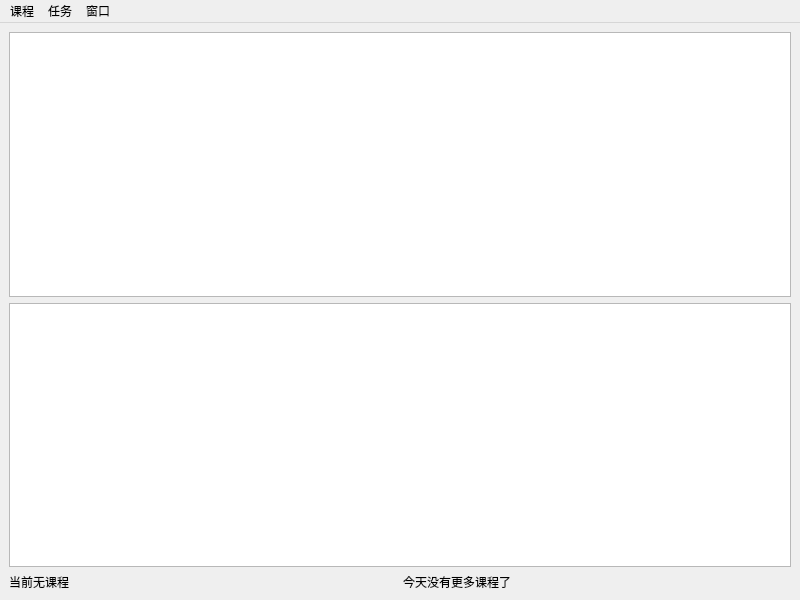
<?xml version="1.0" encoding="UTF-8"?>
<ui version="4.0">
 <class>MainWindow</class>
 <widget class="QMainWindow" name="MainWindow">
  <property name="geometry">
   <rect>
    <x>0</x>
    <y>0</y>
    <width>800</width>
    <height>600</height>
   </rect>
  </property>
  <property name="windowTitle">
   <string>课程与任务管理系统</string>
  </property>
  <widget class="QWidget" name="centralWidget">
   <layout class="QVBoxLayout" name="verticalLayout">
    <item>
     <widget class="QTableWidget" name="courseTable"/>
    </item>
    <item>
     <widget class="QTableWidget" name="taskTable"/>
    </item>
    <item>
     <layout class="QHBoxLayout" name="horizontalLayout">
      <item>
       <widget class="QLabel" name="currentCourseLabel">
        <property name="text">
         <string>当前无课程</string>
        </property>
       </widget>
      </item>
      <item>
       <widget class="QLabel" name="nextCourseLabel">
        <property name="text">
         <string>今天没有更多课程了</string>
        </property>
       </widget>
      </item>
     </layout>
    </item>
   </layout>
  </widget>
  <widget class="QMenuBar" name="menuBar">
   <property name="geometry">
    <rect>
     <x>0</x>
     <y>0</y>
     <width>800</width>
     <height>22</height>
    </rect>
   </property>
   <widget class="QMenu" name="menuCourse">
    <property name="title">
     <string>课程</string>
    </property>
    <addaction name="actionAddCourse"/>
    <addaction name="actionEditCourse"/>
    <addaction name="actionDeleteCourse"/>
   </widget>
   <widget class="QMenu" name="menuTask">
    <property name="title">
     <string>任务</string>
    </property>
    <addaction name="actionAddTask"/>
    <addaction name="actionCompleteTask"/>
    <addaction name="actionDeleteTask"/>
   </widget>
   <widget class="QMenu" name="menuWindow">
    <property name="title">
     <string>窗口</string>
    </property>
    <addaction name="actionShowHide"/>
    <addaction name="actionExit"/>
   </widget>
   <addaction name="menuCourse"/>
   <addaction name="menuTask"/>
   <addaction name="menuWindow"/>
  </widget>
  <action name="actionAddCourse">
   <property name="text">
    <string>添加课程</string>
   </property>
  </action>
  <action name="actionEditCourse">
   <property name="text">
    <string>编辑课程</string>
   </property>
  </action>
  <action name="actionDeleteCourse">
   <property name="text">
    <string>删除课程</string>
   </property>
  </action>
  <action name="actionAddTask">
   <property name="text">
    <string>添加任务</string>
   </property>
  </action>
  <action name="actionCompleteTask">
   <property name="text">
    <string>标记任务完成</string>
   </property>
  </action>
  <action name="actionDeleteTask">
   <property name="text">
    <string>删除任务</string>
   </property>
  </action>
  <action name="actionShowHide">
   <property name="text">
    <string>显示/隐藏</string>
   </property>
  </action>
  <action name="actionExit">
   <property name="text">
    <string>退出</string>
   </property>
  </action>
 </widget>
 <resources/>
 <connections/>
</ui>
